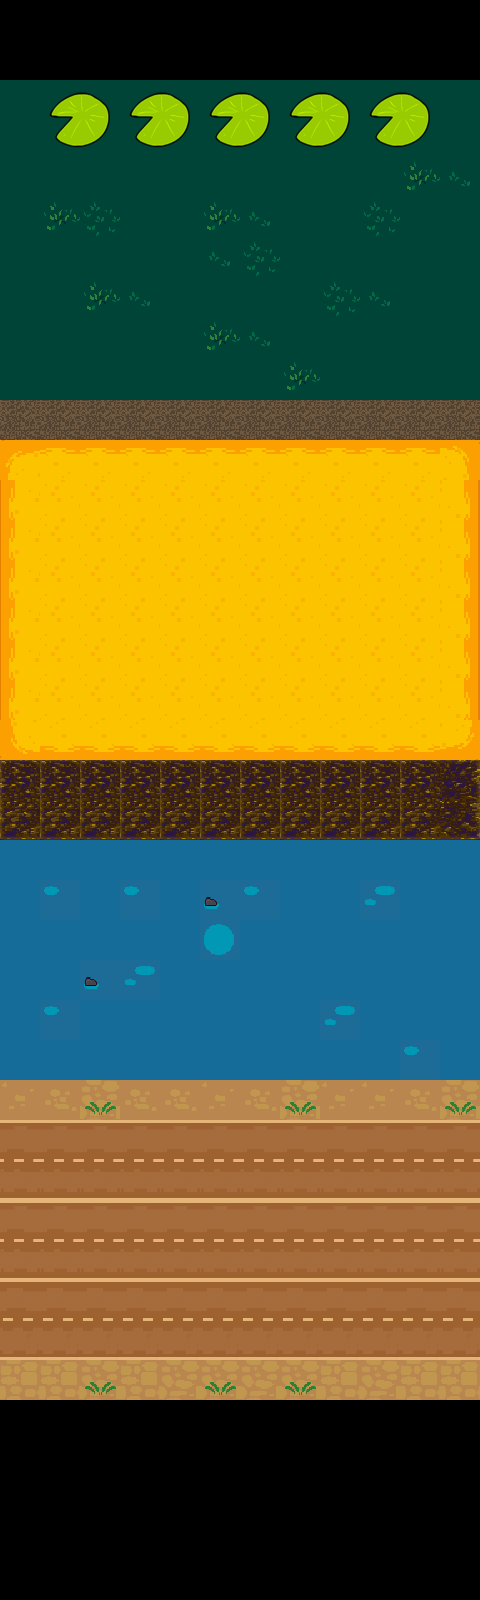

Tiled map render using the project's own tile images. Description and the map definition, with tile-layer contents summarised, below:
An orthogonal 12x40 tile map with 40x40 px tiles, 2 tile layers (background0, background1) and 69 objects (24x A, 20x 0, 5x 1, 5x 2, 3x B, ...).

<map version="1.0" tiledversion="1.0.3" orientation="orthogonal" renderorder="right-down" width="12" height="40" tilewidth="40" tileheight="40" nextobjectid="73">
 <tileset firstgid="1" name="frogger_atlas_01" tilewidth="40" tileheight="40" tilecount="625" columns="25">
  <image source="frogger_atlas_01.png" width="1024" height="1024" />
 </tileset>
 <layer name="background0" width="12" height="40">
  <properties>
   <property name="animated" type="bool" value="false" />
   <property name="nocollide" value="true" />
   <property name="tileset" value="frogger_atlas_01" />
  </properties>
  <data>[480 cells, 396 non-empty, 32 distinct tile ids]</data>
 </layer>
 <layer name="background1" width="12" height="40">
  <properties>
   <property name="animated" type="bool" value="false" />
   <property name="nocollide" value="true" />
   <property name="tileset" value="frogger_atlas_01" />
  </properties>
  <data>[480 cells, 20 non-empty, 4 distinct tile ids]</data>
 </layer>
 <objectgroup name="objects">
  <!-- 69 objects omitted --></objectgroup>
</map>
<!-- 69 of 69 objects omitted -->